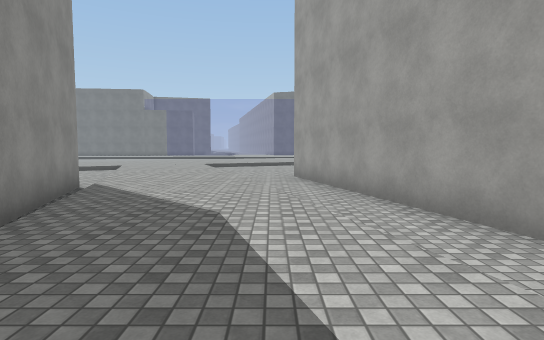
View 1 (above)

23 first-person views from a walk through a 3-D level made in the Unity game engine. The camera is 1.4 m above the floor, tilts 4° down and sees 80° across. The floor is counted in squares, 2 m on a side. Each view is taken from the middle of a square. On the plan, view 1 faces up. The plan holds only what a view shows up to about 10 squares ahead; the rest is blank. The place goes on beyond the plan. Surface patterns are stand-ins for the level's own textures.

View 2
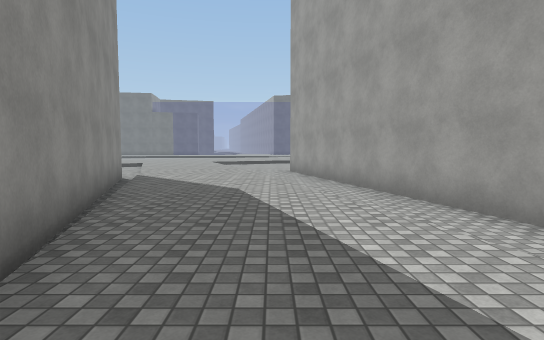

View 3
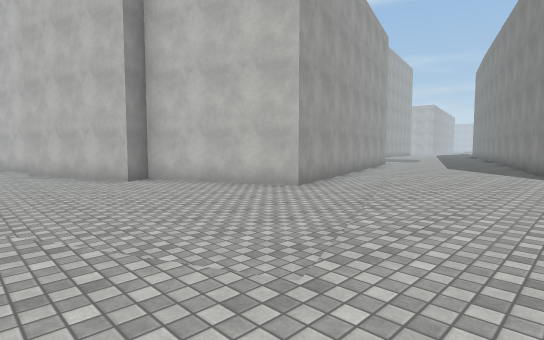

View 4
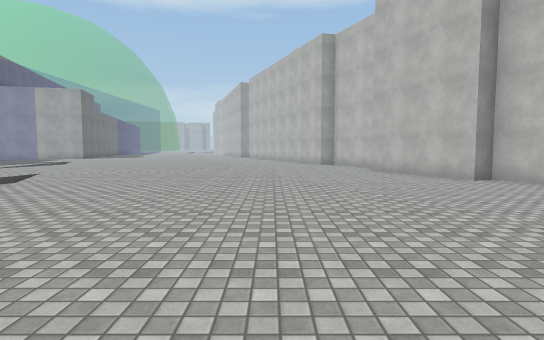

View 5
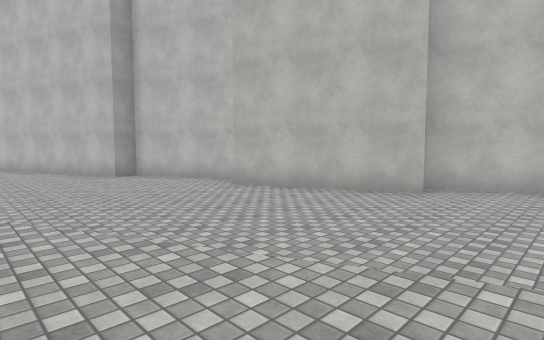

View 6
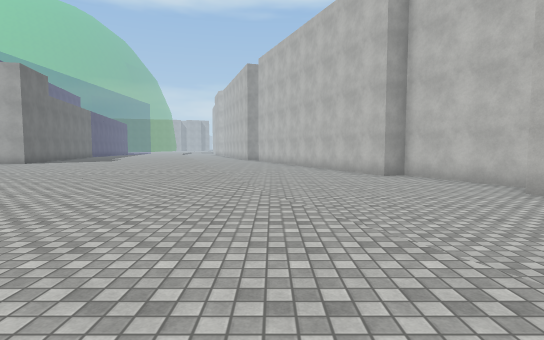

View 7
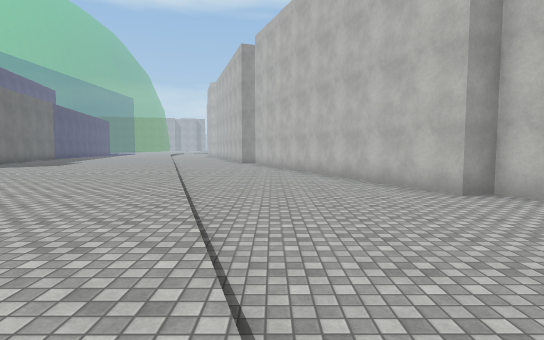

View 8
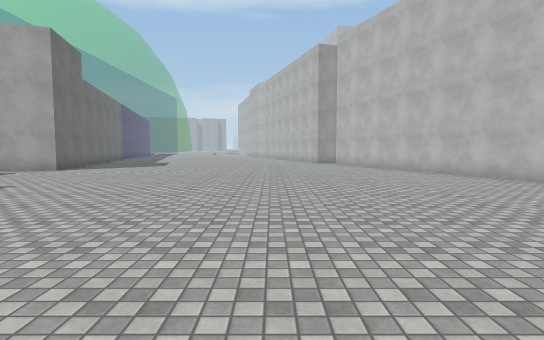

View 9
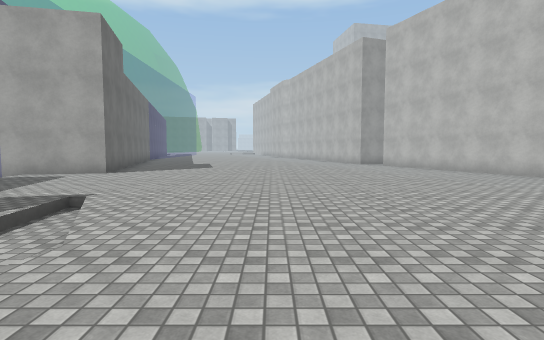

View 10
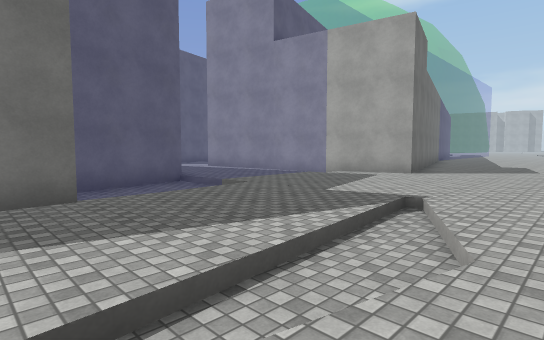

View 11
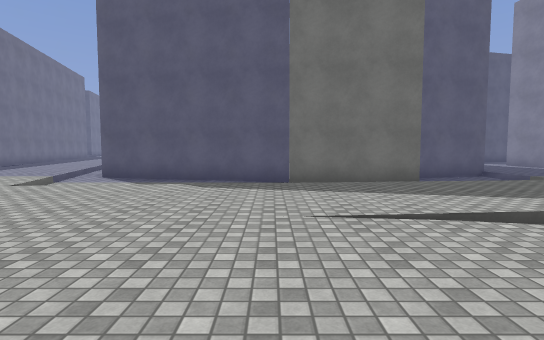

View 12
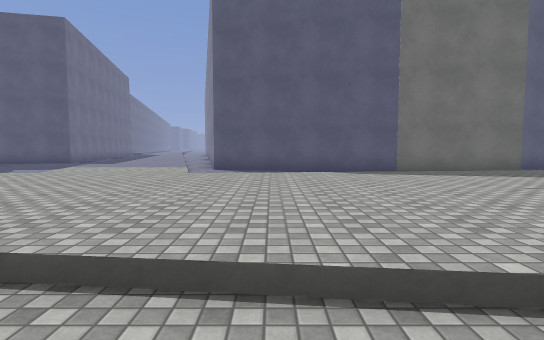

View 13
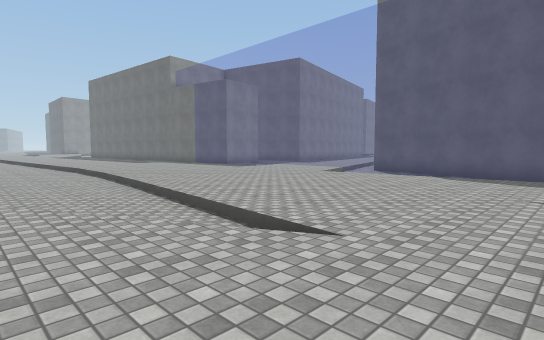

View 14
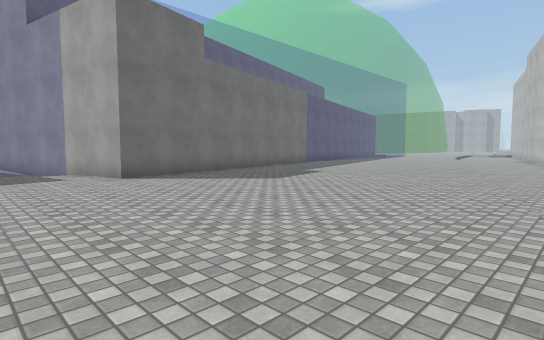

View 15
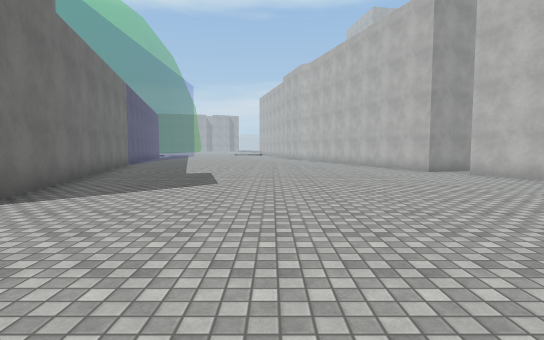

View 16
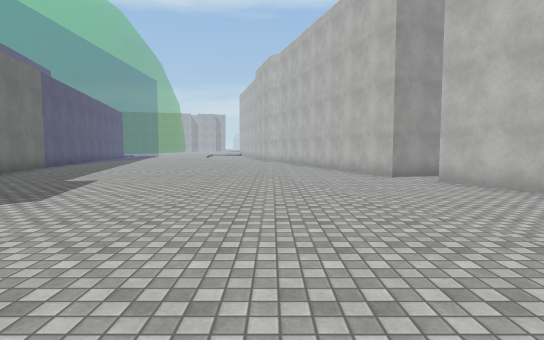

View 17
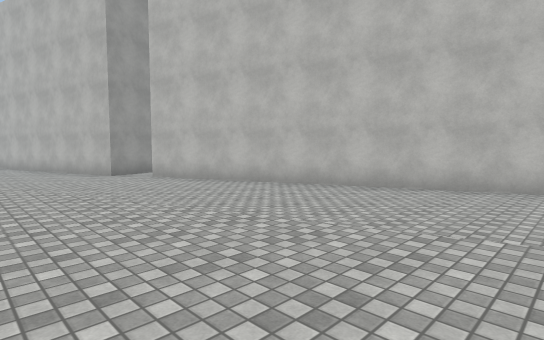

View 18
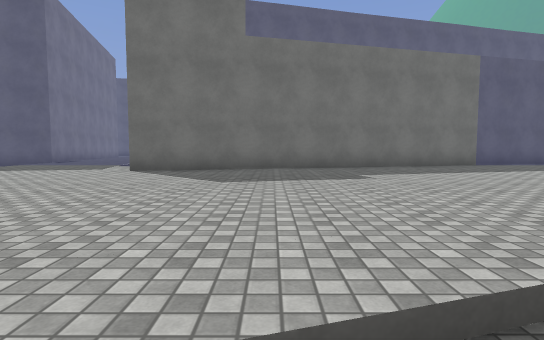

View 19
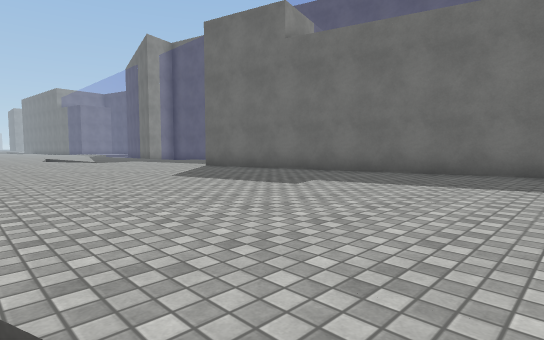

View 20
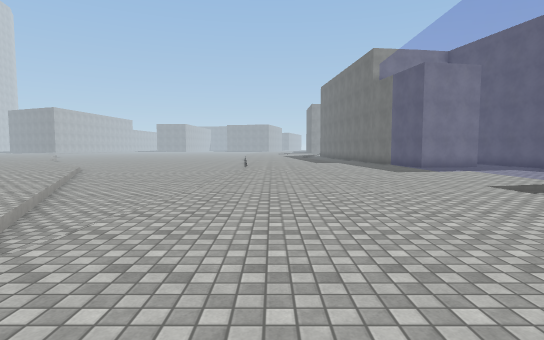

View 21
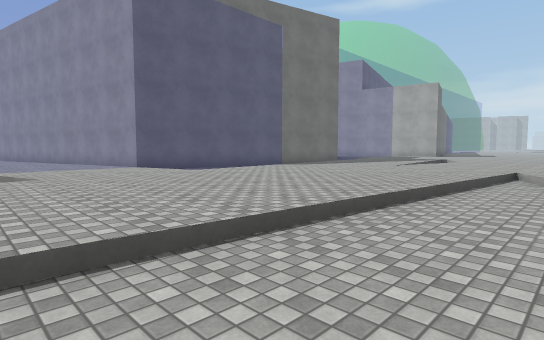

View 22
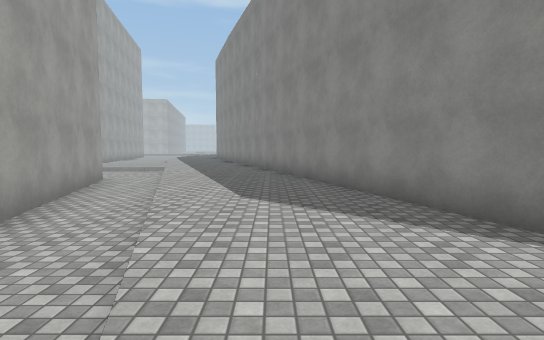

View 23
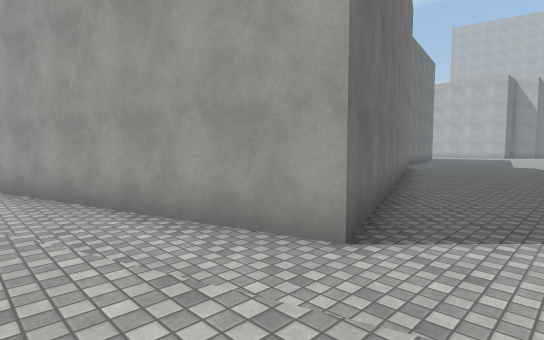

### Floor plan
Key: @ floor where view 1 was taken; # wall or solid block; . main floor; - floor 0.25 m lower than the main floor; / step, stairs or slope; = window, fence, low wall or low ledge.
Columns run from 4 left of view 1 to 24 right of it. Each row starts with its distance up from view 1.
 33  ===           === =
 32 ========     =======
 31 ====================       ==
 30  /../--    -////....# #####..
 29  /../////...........###......
 28 .............................
 27 ..............//.............
 26 ..........///-//.............
 25 .............................
 24 /////........................
 23 --------/.................//-
 22 ------//...............//----
 21 ----//..............//-------
 20 --/.............///---------#
 19 /............//-----------###
 18 ..........//------------###
 17 ........//------------###
 16  .....//-----------####
 15 ..../------------###
 14 .//-------------##
 13 ./---------##-###
 12 ../------######
 11 ../-----##
 10 ...---###
  9 .../-##
  8 .../-##
  7 #...--#
  6 #.../-#
  5 #.../-#
  4 ##...-##
  3  #.../-#
  2  #.../-#    ###-
  1  ##...-######----
  0   #.@./-##--------
 -1   #.../-----------
 -2   ##../-----

Where each view was taken, in squares from view 1:
view 1: 0 up, 0 right, facing up
view 2: 2 down, 0 right, facing up
view 3: 15 up, 4 left, facing down-right
view 4: 17 up, 4 left, facing right
view 5: 18 up, 2 right, facing down-right
view 6: 18 up, 2 right, facing right
view 7: 18 up, 6 right, facing right
view 8: 22 up, 6 right, facing right
view 9: 24 up, 7 right, facing right
view 10: 25 up, 7 right, facing up-right
view 11: 23 up, 5 right, facing up
view 12: 22 up, 2 right, facing up
view 13: 21 up, 6 right, facing up-left
view 14: 21 up, 13 right, facing up-right
view 15: 25 up, 12 right, facing right
view 16: 23 up, 14 right, facing right
view 17: 23 up, 13 right, facing down-right
view 18: 21 up, 19 right, facing up
view 19: 23 up, 24 right, facing up-left
view 20: 25 up, 6 right, facing left
view 21: 22 up, 4 left, facing up-right
view 22: 8 up, 1 left, facing down
view 23: 2 down, 1 right, facing up-right
